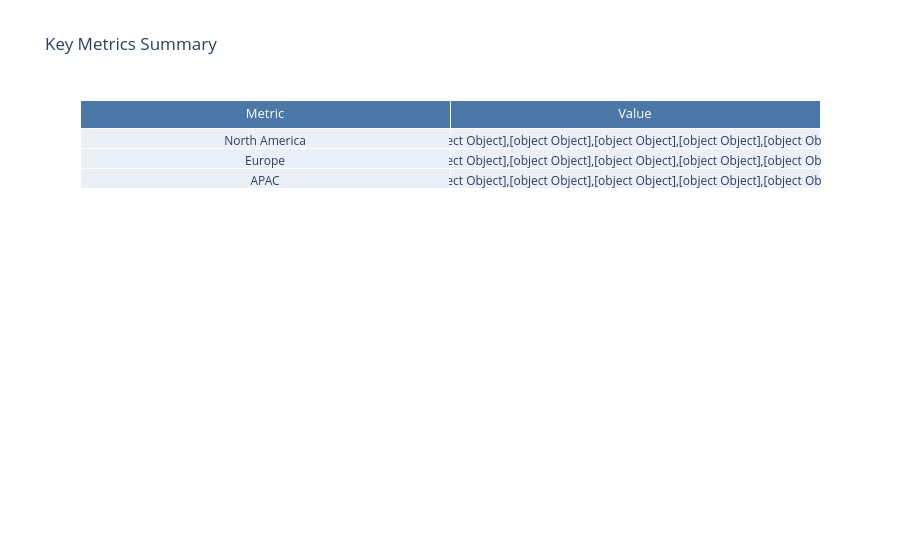

Write notebook code for a chart like this one.
### Code cell
metrics_df = pd.DataFrame(
    list(result.key_metrics.items()), columns=["Metric", "Value"]
)

fig = go.Figure(data=[go.Table(
    header=dict(
        values=["Metric", "Value"],
        fill_color="#4C78A8",
        font=dict(color="white", size=13)
    ),
    cells=dict(values=[metrics_df["Metric"], metrics_df["Value"]])
)])
fig.update_layout(title="Key Metrics Summary")
fig.show()

### Figure 1 — Plotly figure (JSON) as saved in the notebook; plotly's stock layout.template omitted (floating-point values rounded to 4 significant figures)
{"data": [{"cells": {"values": [["North America", "Europe", "APAC"], [[{"label": "Revenue_USD", "value": [4200000, 4750000, 5100000, 5600000]}, {"label": "Expenses_USD", "value": [2900000, 3100000, 3300000, 3500000]}, {"label": "Profit_USD", "value": [1300000, 1650000, 1800000, 2100000]}, {"label": "Growth_Pct", "value": [12.5, 13.1, 7.4, 9.8]}, {"label": "Headcount", "value": [320, 335, 350, 370]}], [{"label": "Revenue_USD", "value": [2100000, 2400000, 2700000, 3000000]}, {"label": "Expenses_USD", "value": [1600000, 1750000, 1900000, 2050000]}, {"label": "Profit_USD", "value": [500000, 650000, 800000, 950000]}, {"label": "Growth_Pct", "value": [8.2, 14.3, 12.5, 11.1]}, {"label": "Headcount", "value": [180, 195, 210, 220]}], [{"label": "Revenue_USD", "value": [1500000, 1800000, 2100000, 2500000]}, {"label": "Expenses_USD", "value": [1200000, 1350000, 1500000, 1700000]}, {"label": "Profit_USD", "value": [300000, 450000, 600000, 800000]}, {"label": "Growth_Pct", "value": [18.0, 20.0, 16.7, 19.0]}, {"label": "Headcount", "value": [140, 158, 172, 190]}]]]}, "header": {"fill": {"color": "#4C78A8"}, "font": {"color": "white", "size": 13}, "values": ["Metric", "Value"]}, "type": "table"}], "layout": {"title": {"text": "Key Metrics Summary"}}}
